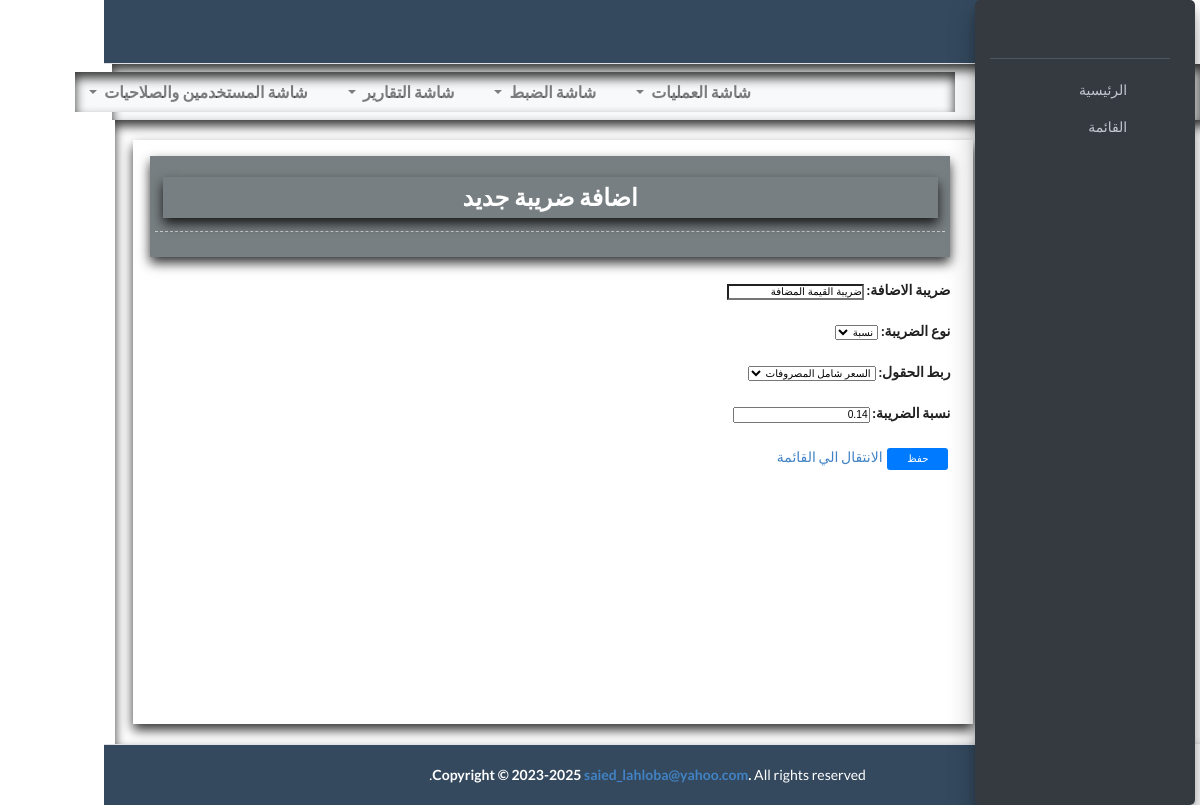
The page /systemaddition_tax_update/1 on the database its author committed.
### add_asset_invoice/models.py (models this page shows, shortened)
class SystemAdditionTax(models.Model):
    ADDITION_TYPE_CHOICES = [
        ('percent', 'نسبة'),
        ('value', 'قيمة'),
    ]
    CHOICE_FIELD_COASR = [
        ('total_price', 'السعر بدون مصروفات'),
        ('total_invoice_cost','السعر شامل المصروفات'),
    ]
    addition_tax = models.CharField(max_length=100, verbose_name='ضريبة الاضافة')
    addition_type = models.CharField(max_length=20, choices=ADDITION_TYPE_CHOICES, verbose_name='نوع الضريبة', default='percent')
    choice_field_coast =  models.CharField(max_length=20, choices=CHOICE_FIELD_COASR, verbose_name='ربط الحقول', default='total_invoice_cost')
    percent_addition_tax = models.DecimalField(null=True, blank=True, max_digits=3, decimal_places=2, verbose_name='نسبة الضريبة')
    value_addition_tax = models.FloatField(null=True, blank=True, verbose_name='قيمة الضريبة')

### add_asset_invoice/views.py (the view)
# urls.py: path('systemaddition_tax_update/<int:pk>', views.SystemAdditionTaxUpdate.as_view(), name='systemaddition_tax_update'),
class SystemAdditionTaxUpdate(UpdateView):
    model = SystemAdditionTax
    fields = ['addition_tax','addition_type','choice_field_coast','percent_addition_tax', 'value_addition_tax']
    success_url = reverse_lazy('systemadditiontax-list')

### add_asset_invoice/context_processors.py (called while the page is built)
def user_info(request):
    user_info = {}
    if request.user.is_authenticated:
        user_info['username'] = request.user.username
    return {'user_info': user_info}

### templates/add_asset_invoice/systemadditiontax_form.html (shortened to what this page needs)
{% extends "base.html" %}
{% load static %}
{% block content %}
<div style="direction: rtl;" class="main  container">
    <div class="col-md-12 content-wrapper ">
        <div class="adress_name">
            <h2 class="adress_name">اضافة ضريبة جديد </h2>
            <hr>
        </div>
        <form  action="" method="post" enctype="multipart/form-data">
            {{ form.as_p }}
            <input class="add-row button" type="submit" value="حفظ"/>
            <a href="{% url 'systemadditiontax-list' %}">الانتقال الي القائمة</a>
        </form>
    </div>
</div>
{% endblock %}

### asset_management_system/static/css/style.css (style rules this page uses)
.main h1, .main h2, .main h3 { color: #fff; }
.button { background-color: #2980b9; border: none; color: #fff; padding: 5px 25px; text-align: center; text-decoration: none; display: inline-block; font-size: 16px; margin: 4px 2px; cursor: pointer; border-radius: 3px; }
button, input { overflow: visible; max-width: 150px; max-height: 25px; margin: 0; padding: 0; }
input[type="submit"] { padding: 5px 20px; background-color: #007bff; color: #fff; border: none; border-radius: 3px; cursor: pointer; }
button, input, optgroup, select, textarea { font-family: sans-serif !important; font-size: 73% !important; line-height: 1.15; margin: 0; }
.container { display: inline-flex; position: relative; right: -64px; background-color: #fff; box-shadow: 0 0 5px rgba(0, 0, 0, 0.1); width: 100%; margin: 0 auto; padding: 20px; max-width: none; width: 94vw; box-shadow: inset 0px 6px 11px 0px rgba(0, 0, 0, 0.8); }
h2 { font-size: 24px; font-weight: bold; margin: 0; color: #007bff; }
hr { border: none; border-top: 1px solid #ccc; margin: 10px 0; }
.adress_name { display: inline-block; width: 98%; background-color: hsl(200, 4%, 49%); color: #fff; margin-bottom: 3px; text-align: center; font-weight: bold; padding: 5px; margin-top: 16px !important; box-shadow: 0px 6px 11px 0px rgba(0, 0, 0, 0.8); }
p { margin-top: 10px; }
h2 { font-size: 24px; font-weight: bold; margin: 0 0 20px; }
hr { border: none; border-top: 1px dashed #ccc; margin: 10px 0 20px; }
form { margin-top: 20px; }
p { margin-bottom: 20px; }
.content-wrapper { padding: 3rem; }
.content-wrapper { padding: 0; margin: 0; padding-right: 23px; width: 80vw !important; height: 73vh !important; max-width: 70vw; min-height: 50% !important; background-color: #fff; box-shadow: 0 0 5px rgba(0, 0, 0, 0.1); box-shadow: 0px 6px 11px 0px rgba(0, 0, 0, 0.8); }

### rows shown on the page
SystemAdditionTax: addition_tax "ضريبة القيمة المضافة", addition_type "نسبة", choice_field_coast "السعر شامل المصروفات", percent_addition_tax "0.14"
